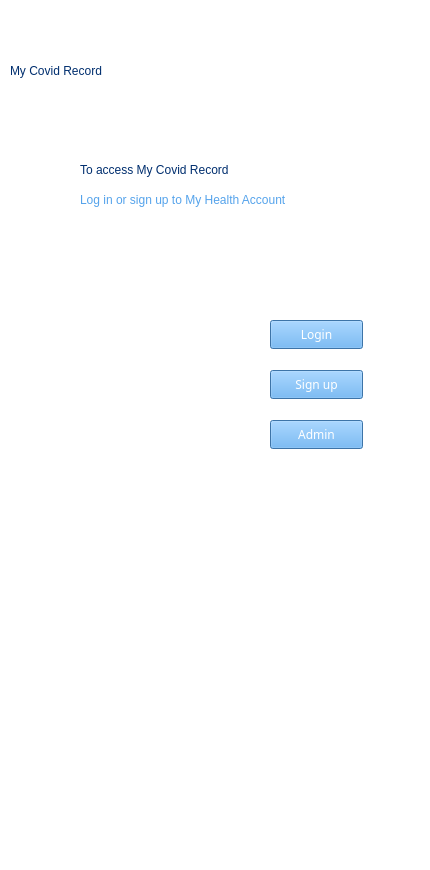
   <widget class="QWidget" name="homepage">
    <property name="styleSheet">
     <string notr="true">background-color: rgb(255, 255, 255);</string>
    </property>
    <widget class="QLabel" name="myCovidRecordLabel">
     <property name="geometry">
      <rect>
       <x>10</x>
       <y>20</y>
       <width>211</width>
       <height>101</height>
      </rect>
     </property>
     <property name="styleSheet">
      <string notr="true">font: 700 16pt &quot;Fira Sans&quot;;
color: rgb(0, 46, 110);</string>
     </property>
     <property name="text">
      <string>My Covid Record</string>
     </property>
    </widget>
    <widget class="QLabel" name="topLogoLabel">
     <property name="geometry">
      <rect>
       <x>260</x>
       <y>40</y>
       <width>161</width>
       <height>81</height>
      </rect>
     </property>
     <property name="text">
      <string>&lt;html&gt;&lt;head/&gt;&lt;body&gt;&lt;p&gt;&lt;img src=&quot;:/IconsAndImages/MOHLOgo.svg&quot;/&gt;&lt;/p&gt;&lt;/body&gt;&lt;/html&gt;</string>
     </property>
    </widget>
    <widget class="QLabel" name="textLabel">
     <property name="geometry">
      <rect>
       <x>80</x>
       <y>160</y>
       <width>291</width>
       <height>20</height>
      </rect>
     </property>
     <property name="styleSheet">
      <string notr="true">font: 700 14pt &quot;Fira Sans&quot; rgb(85, 170, 255);
color: rgb(0, 46, 110);
</string>
     </property>
     <property name="text">
      <string>To access My Covid Record</string>
     </property>
    </widget>
    <widget class="QLabel" name="textLabel2">
     <property name="geometry">
      <rect>
       <x>80</x>
       <y>190</y>
       <width>301</width>
       <height>20</height>
      </rect>
     </property>
     <property name="styleSheet">
      <string notr="true">font: italic 10pt &quot;Fira Sans&quot; rgb(85, 170, 255);
color: rgb(85, 163, 235);</string>
     </property>
     <property name="text">
      <string>Log in or sign up to My Health Account</string>
     </property>
    </widget>
    <widget class="QPushButton" name="adminButton">
     <property name="geometry">
      <rect>
       <x>270</x>
       <y>420</y>
       <width>93</width>
       <height>29</height>
      </rect>
     </property>
     <property name="font">
      <font>
       <family>Fira Sans</family>
      </font>
     </property>
     <property name="autoFillBackground">
      <bool>false</bool>
     </property>
     <property name="styleSheet">
      <string notr="true">background-color: rgb(85, 163, 235);
color: rgb(255, 255, 255);</string>
     </property>
     <property name="text">
      <string>Admin</string>
     </property>
    </widget>
    <widget class="QPushButton" name="loginButton">
     <property name="geometry">
      <rect>
       <x>270</x>
       <y>320</y>
       <width>93</width>
       <height>29</height>
      </rect>
     </property>
     <property name="font">
      <font>
       <family>Fira Sans</family>
      </font>
     </property>
     <property name="autoFillBackground">
      <bool>false</bool>
     </property>
     <property name="styleSheet">
      <string notr="true">background-color: rgb(85, 163, 235);
color: rgb(255, 255, 255);</string>
     </property>
     <property name="text">
      <string>Login</string>
     </property>
    </widget>
    <widget class="QPushButton" name="signUpButton">
     <property name="geometry">
      <rect>
       <x>270</x>
       <y>370</y>
       <width>93</width>
       <height>29</height>
      </rect>
     </property>
     <property name="font">
      <font>
       <family>Fira Sans</family>
      </font>
     </property>
     <property name="autoFillBackground">
      <bool>false</bool>
     </property>
     <property name="styleSheet">
      <string notr="true">background-color: rgb(85, 163, 235);
color: rgb(255, 255, 255);</string>
     </property>
     <property name="text">
      <string>Sign up</string>
     </property>
    </widget>
    <widget class="QLabel" name="familyImageLabel">
     <property name="geometry">
      <rect>
       <x>20</x>
       <y>240</y>
       <width>401</width>
       <height>381</height>
      </rect>
     </property>
     <property name="styleSheet">
      <string notr="true">Opacity: 0.3;</string>
     </property>
     <property name="text">
      <string/>
     </property>
     <property name="pixmap">
      <pixmap resource="Resources.qrc">:/IconsAndImages/familyImage.png</pixmap>
     </property>
     <property name="scaledContents">
      <bool>true</bool>
     </property>
    </widget>
    <widget class="QLabel" name="bottomLogoLabel">
     <property name="geometry">
      <rect>
       <x>130</x>
       <y>720</y>
       <width>141</width>
       <height>61</height>
      </rect>
     </property>
     <property name="text">
      <string>&lt;html&gt;&lt;head/&gt;&lt;body&gt;&lt;p&gt;&lt;img src=&quot;:/IconsAndImages/MOHLogoBottom.svg&quot;/&gt;&lt;/p&gt;&lt;/body&gt;&lt;/html&gt;</string>
     </property>
    </widget>
    <widget class="QLabel" name="NZLogoLable">
     <property name="geometry">
      <rect>
       <x>90</x>
       <y>790</y>
       <width>241</width>
       <height>71</height>
      </rect>
     </property>
     <property name="text">
      <string>&lt;html&gt;&lt;head/&gt;&lt;body&gt;&lt;p&gt;&lt;img src=&quot;:/IconsAndImages/NZGovernmentLogo.svg&quot;/&gt;&lt;/p&gt;&lt;/body&gt;&lt;/html&gt;</string>
     </property>
    </widget>
    <zorder>familyImageLabel</zorder>
    <zorder>myCovidRecordLabel</zorder>
    <zorder>topLogoLabel</zorder>
    <zorder>textLabel</zorder>
    <zorder>textLabel2</zorder>
    <zorder>adminButton</zorder>
    <zorder>loginButton</zorder>
    <zorder>signUpButton</zorder>
    <zorder>bottomLogoLabel</zorder>
    <zorder>NZLogoLable</zorder>
   </widget>
